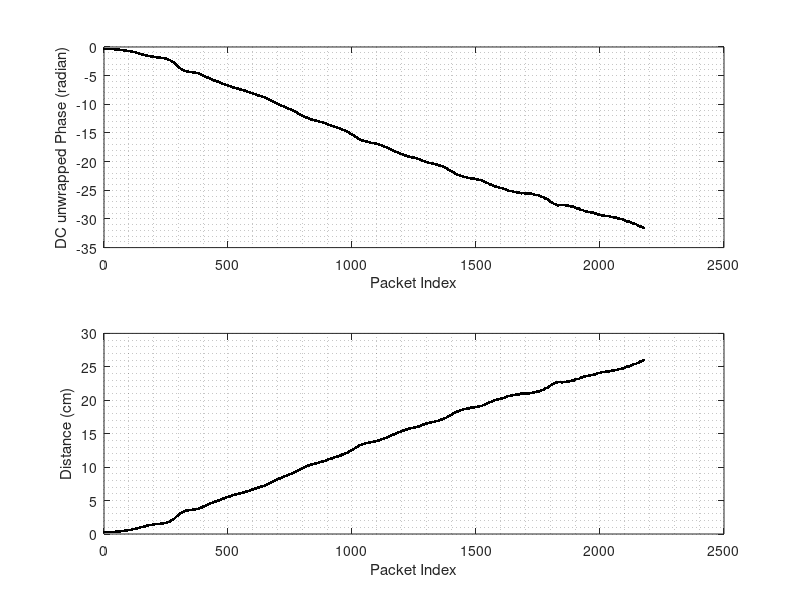

Here is the MATLAB script that generated this plot:
clear;
close all

load('csi_fit.mat');

tmp = find(circ_cent(1,:)==0);
sample_len = tmp(1);

% for i = 1:1:sample_len
%     circ = sample_fit{i};
%     
%     x = real(circ); y = imag(circ);
%     plot(x,y,'k.-');
%     drawnow
%     
% 	disp(i)
% end

%% extract dynamic component
circ_cent = circ_cent(:,1:(sample_len-1));
csi_sample = csi_sample(1,1:(sample_len-1));
a = 1;
static_component = complex(circ_cent(1,:),circ_cent(2,:));
dynamic_component = csi_sample - static_component;
%% compute distance
dyn_comp_angle = unwrap(angle(dynamic_component));
% dyn_comp_amp = abs(dynamic_component);
% subplot(2,1,1)
% plot(dyn_comp_amp,'k.-');
% title('amplitude');
% subplot(2,1,2)
% plot(dyn_comp_angle,'k.-');
% title('angle');

% x = real(dynamic_component); y = imag(dynamic_component);
% plot(x,y,'k.');

light_speed = 3*10^8;
distance = abs(dyn_comp_angle) / (2*pi*5.8*10^9)*light_speed;
distance = distance * 100; % m->cm

subplot(2,1,1)
plot(dyn_comp_angle,'k.-');
xlabel('Packet Index');
ylabel('DC unwrapped Phase (radian)');
grid minor
subplot(2,1,2)
plot(distance,'k.-');
xlabel('Packet Index');
ylabel('Distance (cm)');
grid minor




